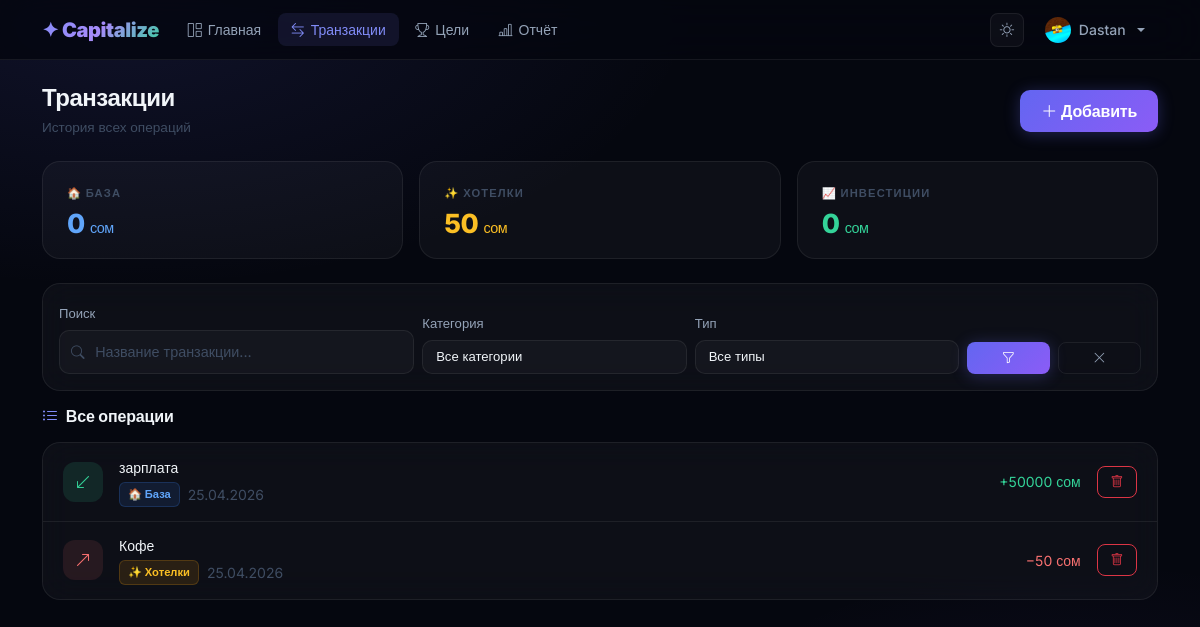
/transactions/ (signed in), run on the app's committed database.
### users/models.py (models this page shows, shortened)
class Profile(models.Model):
    user = models.OneToOneField(User, on_delete=models.CASCADE, related_name='profile')
    balance = models.DecimalField(max_digits=10, decimal_places=2, default=0.00)
    currency = models.CharField(max_length=10, default='сом')
    avatar = models.ImageField(upload_to='avatars/', blank=True, null=True)

### transactions/models.py (models this page shows, shortened)
class Transaction(models.Model):
    CATEGORY_CHOICES = [
        ('base', '🏠 База'),
        ('wants', '✨ Хотелки'),
        ('invest', '📈 Инвестиции'),
    ]
    TYPE_CHOICES = [
        ('income', 'Доход'),
        ('expense', 'Расход'),
    ]
    user = models.ForeignKey(User, on_delete=models.CASCADE, related_name='transactions')
    title = models.CharField(max_length=200, verbose_name='Название')
    amount = models.DecimalField(max_digits=10, decimal_places=2, verbose_name='Сумма')
    category = models.CharField(max_length=10, choices=CATEGORY_CHOICES, verbose_name='Категория')
    transaction_type = models.CharField(max_length=10, choices=TYPE_CHOICES, verbose_name='Тип')
    note = models.TextField(blank=True, null=True, verbose_name='Заметка')
    created_at = models.DateTimeField(auto_now_add=True)
    is_pending = models.BooleanField(default=False, verbose_name='Ожидает 24ч')
    class Meta:
        ordering = ['-created_at']

### transactions/views.py (the view)
# urls.py: path('', views.transaction_list, name='transaction_list'),
@login_required
def transaction_list(request):
    transactions = Transaction.objects.filter(user=request.user, is_pending=False)
    pending = Transaction.objects.filter(user=request.user, is_pending=True)
    category = request.GET.get('category', '')
    tx_type = request.GET.get('type', '')
    search = request.GET.get('search', '')
    if category:
        transactions = transactions.filter(category=category)
    if tx_type:
        transactions = transactions.filter(transaction_type=tx_type)
    if search:
        transactions = transactions.filter(title__icontains=search)
    stats = {
        'base': sum(t.amount for t in Transaction.objects.filter(user=request.user, is_pending=False, category='base', transaction_type='expense')),
        'wants': sum(t.amount for t in Transaction.objects.filter(user=request.user, is_pending=False, category='wants', transaction_type='expense')),
        'invest': sum(t.amount for t in Transaction.objects.filter(user=request.user, is_pending=False, category='invest', transaction_type='expense')),
    }
    context = {
        'transactions': transactions,
        'pending': pending,
        'stats': stats,
        'current_category': category,
        'current_type': tx_type,
        'current_search': search,
    }
    return render(request, 'transactions/list.html', context)

### templates/transactions/list.html (shortened to what this page needs)
{% extends 'base.html' %}
{% block content %}
<div class="d-flex justify-content-between align-items-center mb-4">
    <div>
        <h4 class="fw-800 ls-tight mb-1">Транзакции</h4>
        <p style="color:var(--text-3);font-size:0.85rem;margin:0;">История всех операций</p>
    </div>
    <a href="{% url 'transaction_add' %}" class="btn btn-primary">
        <i class="bi bi-plus-lg me-1"></i>Добавить
    </a>
</div>
<div class="row g-3 mb-4">
    <div class="col-md-4 fade-in-up">
        <div class="stat-card">
            <p class="stat-label">🏠 База</p>
            <p class="stat-value mb-0" style="color:#60a5fa;">
                {{ stats.base|floatformat:0 }}
                <span style="font-size:0.9rem;font-weight:500;"> сом</span>
            </p>
        </div>
    </div>
    <div class="col-md-4 fade-in-up">
        <div class="stat-card">
            <p class="stat-label">✨ Хотелки</p>
            <p class="stat-value mb-0" style="color:var(--yellow);">
                {{ stats.wants|floatformat:0 }}
                <span style="font-size:0.9rem;font-weight:500;"> сом</span>
            </p>
        </div>
    </div>
    <div class="col-md-4 fade-in-up">
        <div class="stat-card">
            <p class="stat-label">📈 Инвестиции</p>
            <p class="stat-value mb-0" style="color:var(--green);">
                {{ stats.invest|floatformat:0 }}
                <span style="font-size:0.9rem;font-weight:500;"> сом</span>
            </p>
        </div>
    </div>
</div>
<div class="card p-3 mb-3">
    <form method="get">
        <div class="row g-2 align-items-end">
            <div class="col-md-4">
                <label class="form-label">Поиск</label>
                <div class="position-relative">
                    <i class="bi bi-search position-absolute"
                       style="left:12px;top:50%;transform:translateY(-50%);color:var(--text-3);font-size:0.85rem;"></i>
                    <input type="text"
                           name="search"
                           class="form-control"
                           style="padding-left:2.2rem;"
                           placeholder="Название транзакции..."
                           value="{{ current_search }}">
                </div>
            </div>
            <div class="col-md-3">
                <label class="form-label">Категория</label>
                <select name="category" class="form-select form-select-sm">
                    <option value="">Все категории</option>
                </select>
            </div>
            <div class="col-md-3">
                <label class="form-label">Тип</label>
                <select name="type" class="form-select form-select-sm">
                    <option value="">Все типы</option>
                </select>
            </div>
            <div class="col-md-2 d-flex gap-2">
                <button type="submit" class="btn btn-primary btn-sm w-100">
                    <i class="bi bi-funnel"></i>
                </button>
                <a href="{% url 'transaction_list' %}"
                   class="btn btn-outline-secondary btn-sm w-100">
                    <i class="bi bi-x-lg"></i>
                </a>
            </div>
        </div>
    </form>
</div>
<div class="d-flex justify-content-between align-items-center mb-3">
    <h6 class="section-title mb-0">
        <i class="bi bi-list-ul text-purple"></i>
        Все операции
    </h6>
</div>
{% if transactions %}
<div class="card">
    <ul class="list-group list-group-flush">
        {% for t in transactions %}
        <li class="list-group-item d-flex justify-content-between align-items-center">
            <div class="d-flex align-items-center gap-3">
                <div class="tx-icon"
                     style="background:{% if t.transaction_type == 'income' %}rgba(52,211,153,0.12){% else %}rgba(248,113,113,0.1){% endif %};">
                    <i class="bi {% if t.transaction_type == 'income' %}bi-arrow-down-left{% else %}bi-arrow-up-right{% endif %}"
                       style="color:{% if t.transaction_type == 'income' %}var(--green){% else %}var(--red){% endif %};"></i>
                </div>
                <div>
                    <p class="mb-0 fw-600" style="font-size:0.875rem;">{{ t.title }}</p>
                    <div class="d-flex align-items-center gap-2 mt-1">
                        <span class="badge-{% if t.category == 'base' %}base{% elif t.category == 'wants' %}wants{% else %}invest{% endif %}">
                            {{ t.get_category_display }}
                        </span>
                        <small style="color:var(--text-3);">{{ t.created_at|date:"d.m.Y" }}</small>
                    </div>
                </div>
            </div>
            <div class="d-flex align-items-center gap-3">
                <span class="fw-700" style="font-size:0.875rem;color:{% if t.transaction_type == 'income' %}var(--green){% else %}var(--red){% endif %};">
                    {% if t.transaction_type == 'income' %}+{% else %}−{% endif %}{{ t.amount|floatformat:0 }} сом
                </span>
                <a href="{% url 'transaction_delete' t.pk %}"
                   class="btn btn-sm btn-outline-danger"
                   onclick="return confirm('Удалить?')">
                    <i class="bi bi-trash"></i>
                </a>
            </div>
        </li>
        {% endfor %}
    </ul>
</div>
{% endif %}
{% endblock %}

### templates/base.html (shortened to what this page needs)
<!DOCTYPE html>
<html lang="ru">
<head>
    <link href="https://cdn.jsdelivr.net/npm/bootstrap@5.3.3/dist/css/bootstrap.min.css" rel="stylesheet">
    <link href="https://cdn.jsdelivr.net/npm/bootstrap-icons@1.11.3/font/bootstrap-icons.css" rel="stylesheet">
</head>
<body>
{% if request.user.is_authenticated %}
<nav class="navbar navbar-expand-lg">
    <div class="container">
        <a class="navbar-brand" href="{% url 'dashboard' %}">
            ✦ Capitalize
        </a>
        <div class="collapse navbar-collapse" id="navMenu">
            <ul class="navbar-nav me-auto gap-1">
                <li class="nav-item">
                    <a class="nav-link {% if request.resolver_match.url_name == 'dashboard' %}active{% endif %}"
                       href="{% url 'dashboard' %}">
                        <i class="bi bi-grid-1x2"></i> Главная
                    </a>
                </li>
                <li class="nav-item">
                    <a class="nav-link {% if request.resolver_match.url_name == 'transaction_list' %}active{% endif %}"
                       href="{% url 'transaction_list' %}">
                        <i class="bi bi-arrow-left-right"></i> Транзакции
                    </a>
                </li>
                <li class="nav-item">
                    <a class="nav-link {% if request.resolver_match.url_name == 'goal_list' %}active{% endif %}"
                       href="{% url 'goal_list' %}">
                        <i class="bi bi-trophy"></i> Цели
                    </a>
                </li>
                <li class="nav-item">
    <a class="nav-link {% if request.resolver_match.url_name == 'report' %}active{% endif %}"
       href="{% url 'report' %}">
        <i class="bi bi-bar-chart-line"></i> Отчёт
    </a>
</li>
            </ul>
            <ul class="navbar-nav align-items-center gap-2">
                <li class="nav-item">
                    <button class="theme-btn" onclick="toggleTheme()" title="Сменить тему">
                        <i class="bi bi-sun" id="themeIcon"></i>
                    </button>
                </li>
                <li class="nav-item dropdown">
                    <a class="nav-link dropdown-toggle d-flex align-items-center gap-2"
                       href="#" data-bs-toggle="dropdown">
                        {% if request.user.profile.avatar %}
                            <img src="{{ request.user.profile.avatar.url }}"
                                 class="rounded-circle"
                                 style="width:26px;height:26px;object-fit:cover;">
                        {% else %}
                            <div class="rounded-circle d-flex align-items-center justify-content-center"
                                 style="width:26px;height:26px;background:linear-gradient(135deg,#6366f1,#8b5cf6);font-size:0.7rem;font-weight:700;color:#fff;">
                                {{ request.user.username|first|upper }}
                            </div>
                        {% endif %}
                        <span>{{ request.user.username }}</span>
                    </a>
                </li>
            </ul>
        </div>
    </div>
</nav>
{% endif %}
<main class="container py-4">
    {% block content %}{% endblock %}
</main>
</body>
</html>

### data on the page
Transaction: title "зарплата", category "🏠 База", created_at "25.04.2026", amount "50000"
Transaction: title "Кофе", category "✨ Хотелки", created_at "25.04.2026", amount "50"

### other printed values
{{ request.user.username }} "Dastan"
{{ stats.base|floatformat:0 }} "0"
{{ stats.wants|floatformat:0 }} "50"
{{ stats.invest|floatformat:0 }} "0"
